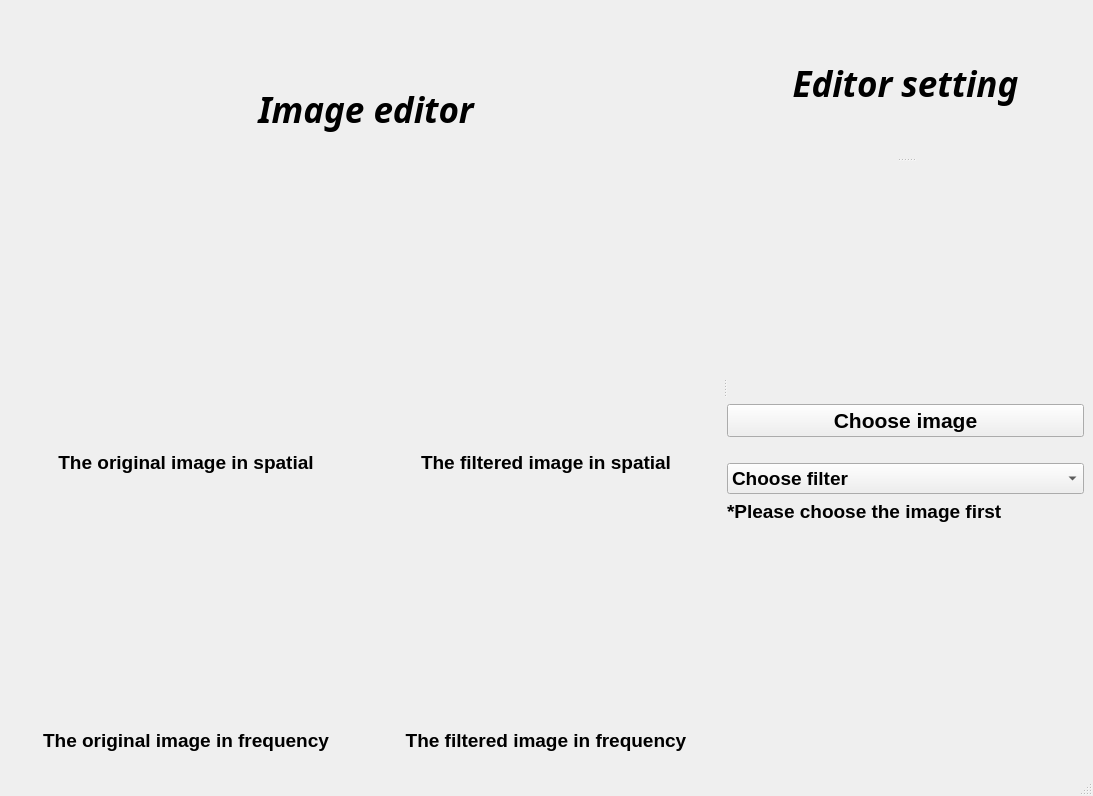
<?xml version="1.0" encoding="UTF-8"?>
<ui version="4.0">
 <class>MainWindow</class>
 <widget class="QMainWindow" name="MainWindow">
  <property name="geometry">
   <rect>
    <x>0</x>
    <y>0</y>
    <width>1093</width>
    <height>796</height>
   </rect>
  </property>
  <property name="windowTitle">
   <string>MainWindow</string>
  </property>
  <widget class="QWidget" name="centralwidget">
   <layout class="QGridLayout" name="gridLayout">
    <item row="0" column="0">
     <widget class="QSplitter" name="splitter_2">
      <property name="orientation">
       <enum>Qt::Horizontal</enum>
      </property>
      <widget class="QWidget" name="verticalLayoutWidget">
       <layout class="QVBoxLayout" name="verticalLayout">
        <item>
         <widget class="QLabel" name="title_program">
          <property name="maximumSize">
           <size>
            <width>16777215</width>
            <height>200</height>
           </size>
          </property>
          <property name="font">
           <font>
            <family>Neue Haas Grotesk Text Pro</family>
            <pointsize>26</pointsize>
            <weight>75</weight>
            <italic>true</italic>
            <bold>true</bold>
           </font>
          </property>
          <property name="styleSheet">
           <string notr="true">QLabel {  color : white; }&quot;);</string>
          </property>
          <property name="text">
           <string>Image editor</string>
          </property>
          <property name="alignment">
           <set>Qt::AlignCenter</set>
          </property>
         </widget>
        </item>
        <item>
         <layout class="QHBoxLayout" name="horizontalLayout">
          <item>
           <layout class="QVBoxLayout" name="verticalLayout_3">
            <property name="sizeConstraint">
             <enum>QLayout::SetDefaultConstraint</enum>
            </property>
            <item>
             <widget class="QLabel" name="original_image">
              <property name="styleSheet">
               <string notr="true"/>
              </property>
              <property name="text">
               <string/>
              </property>
             </widget>
            </item>
            <item>
             <widget class="QLabel" name="original_label">
              <property name="maximumSize">
               <size>
                <width>16777215</width>
                <height>50</height>
               </size>
              </property>
              <property name="font">
               <font>
                <pointsize>14</pointsize>
                <weight>75</weight>
                <bold>true</bold>
               </font>
              </property>
              <property name="styleSheet">
               <string notr="true">QLabel {  color : white; }&quot;);</string>
              </property>
              <property name="text">
               <string>The original image in spatial</string>
              </property>
              <property name="alignment">
               <set>Qt::AlignCenter</set>
              </property>
             </widget>
            </item>
           </layout>
          </item>
          <item>
           <layout class="QVBoxLayout" name="verticalLayout_4">
            <item>
             <widget class="QLabel" name="filtered_image">
              <property name="styleSheet">
               <string notr="true"/>
              </property>
              <property name="text">
               <string/>
              </property>
             </widget>
            </item>
            <item>
             <widget class="QLabel" name="filtered_label">
              <property name="maximumSize">
               <size>
                <width>16777215</width>
                <height>50</height>
               </size>
              </property>
              <property name="font">
               <font>
                <pointsize>14</pointsize>
                <weight>75</weight>
                <bold>true</bold>
               </font>
              </property>
              <property name="styleSheet">
               <string notr="true">QLabel {  color : white; }&quot;);</string>
              </property>
              <property name="text">
               <string>The filtered image in spatial</string>
              </property>
              <property name="alignment">
               <set>Qt::AlignCenter</set>
              </property>
             </widget>
            </item>
           </layout>
          </item>
         </layout>
        </item>
        <item>
         <layout class="QHBoxLayout" name="horizontalLayout_2">
          <item>
           <layout class="QVBoxLayout" name="verticalLayout_5">
            <item>
             <widget class="QLabel" name="original_freq">
              <property name="styleSheet">
               <string notr="true"/>
              </property>
              <property name="text">
               <string/>
              </property>
             </widget>
            </item>
            <item>
             <widget class="QLabel" name="original_label_freq">
              <property name="maximumSize">
               <size>
                <width>1000</width>
                <height>50</height>
               </size>
              </property>
              <property name="font">
               <font>
                <pointsize>14</pointsize>
                <weight>75</weight>
                <bold>true</bold>
               </font>
              </property>
              <property name="styleSheet">
               <string notr="true">QLabel {  color : white; }&quot;);</string>
              </property>
              <property name="text">
               <string>The original image in frequency</string>
              </property>
              <property name="alignment">
               <set>Qt::AlignCenter</set>
              </property>
             </widget>
            </item>
           </layout>
          </item>
          <item>
           <layout class="QVBoxLayout" name="verticalLayout_6">
            <item>
             <widget class="QLabel" name="filtered_freq">
              <property name="styleSheet">
               <string notr="true"/>
              </property>
              <property name="text">
               <string/>
              </property>
             </widget>
            </item>
            <item>
             <widget class="QLabel" name="filtered_label_freq">
              <property name="maximumSize">
               <size>
                <width>16777215</width>
                <height>50</height>
               </size>
              </property>
              <property name="font">
               <font>
                <pointsize>14</pointsize>
                <weight>75</weight>
                <bold>true</bold>
               </font>
              </property>
              <property name="styleSheet">
               <string notr="true">QLabel {  color : white; }&quot;);</string>
              </property>
              <property name="text">
               <string>The filtered image in frequency</string>
              </property>
              <property name="alignment">
               <set>Qt::AlignCenter</set>
              </property>
             </widget>
            </item>
           </layout>
          </item>
         </layout>
        </item>
       </layout>
      </widget>
      <widget class="QSplitter" name="splitter">
       <property name="orientation">
        <enum>Qt::Vertical</enum>
       </property>
       <widget class="QWidget" name="verticalLayoutWidget_3">
        <layout class="QVBoxLayout" name="verticalLayout_7">
         <item>
          <widget class="QLabel" name="title_setting">
           <property name="maximumSize">
            <size>
             <width>16777215</width>
             <height>50</height>
            </size>
           </property>
           <property name="font">
            <font>
             <family>Neue Haas Grotesk Text Pro</family>
             <pointsize>26</pointsize>
             <weight>75</weight>
             <italic>true</italic>
             <bold>true</bold>
            </font>
           </property>
           <property name="styleSheet">
            <string notr="true">QLabel {  color : white; }&quot;);</string>
           </property>
           <property name="text">
            <string>Editor setting</string>
           </property>
           <property name="alignment">
            <set>Qt::AlignCenter</set>
           </property>
          </widget>
         </item>
        </layout>
       </widget>
       <widget class="QWidget" name="verticalLayoutWidget_4">
        <layout class="QVBoxLayout" name="verticalLayout_8">
         <item>
          <spacer name="verticalSpacer_3">
           <property name="orientation">
            <enum>Qt::Vertical</enum>
           </property>
           <property name="sizeHint" stdset="0">
            <size>
             <width>20</width>
             <height>40</height>
            </size>
           </property>
          </spacer>
         </item>
         <item>
          <widget class="QPushButton" name="open_image">
           <property name="font">
            <font>
             <pointsize>16</pointsize>
             <weight>75</weight>
             <bold>true</bold>
            </font>
           </property>
           <property name="styleSheet">
            <string notr="true">QPushButton {  color : black;  }&quot;);</string>
           </property>
           <property name="text">
            <string>Choose image</string>
           </property>
          </widget>
         </item>
         <item>
          <spacer name="horizontalSpacer">
           <property name="orientation">
            <enum>Qt::Horizontal</enum>
           </property>
           <property name="sizeHint" stdset="0">
            <size>
             <width>40</width>
             <height>20</height>
            </size>
           </property>
          </spacer>
         </item>
         <item>
          <widget class="QComboBox" name="choosefilter">
           <property name="font">
            <font>
             <pointsize>14</pointsize>
             <weight>75</weight>
             <bold>true</bold>
            </font>
           </property>
           <property name="styleSheet">
            <string notr="true">QComboBox {  color : black;}&quot;);</string>
           </property>
           <item>
            <property name="text">
             <string>Choose filter</string>
            </property>
           </item>
           <item>
            <property name="text">
             <string>High pass filter in frequancy</string>
            </property>
           </item>
           <item>
            <property name="text">
             <string>High pass filter in spatial</string>
            </property>
           </item>
           <item>
            <property name="text">
             <string>Low pass filter in frequancy</string>
            </property>
           </item>
           <item>
            <property name="text">
             <string>Low pass filter in spatial</string>
            </property>
           </item>
           <item>
            <property name="text">
             <string>Median filter</string>
            </property>
           </item>
           <item>
            <property name="text">
             <string>Negative laplacian filter</string>
            </property>
           </item>
           <item>
            <property name="text">
             <string>Positive laplacian filter</string>
            </property>
           </item>
           <item>
            <property name="text">
             <string>Histogram Equalization</string>
            </property>
           </item>
          </widget>
         </item>
         <item>
          <widget class="QLabel" name="warning">
           <property name="font">
            <font>
             <pointsize>14</pointsize>
             <weight>75</weight>
             <bold>true</bold>
            </font>
           </property>
           <property name="styleSheet">
            <string notr="true">QLabel {  color : RED;background-color:white; }&quot;);</string>
           </property>
           <property name="text">
            <string>*Please choose the image first </string>
           </property>
          </widget>
         </item>
         <item>
          <spacer name="verticalSpacer_2">
           <property name="orientation">
            <enum>Qt::Vertical</enum>
           </property>
           <property name="sizeHint" stdset="0">
            <size>
             <width>20</width>
             <height>40</height>
            </size>
           </property>
          </spacer>
         </item>
        </layout>
       </widget>
      </widget>
     </widget>
    </item>
   </layout>
  </widget>
  <widget class="QMenuBar" name="menubar">
   <property name="geometry">
    <rect>
     <x>0</x>
     <y>0</y>
     <width>1093</width>
     <height>26</height>
    </rect>
   </property>
  </widget>
  <widget class="QStatusBar" name="statusbar"/>
 </widget>
 <resources/>
 <connections/>
</ui>
